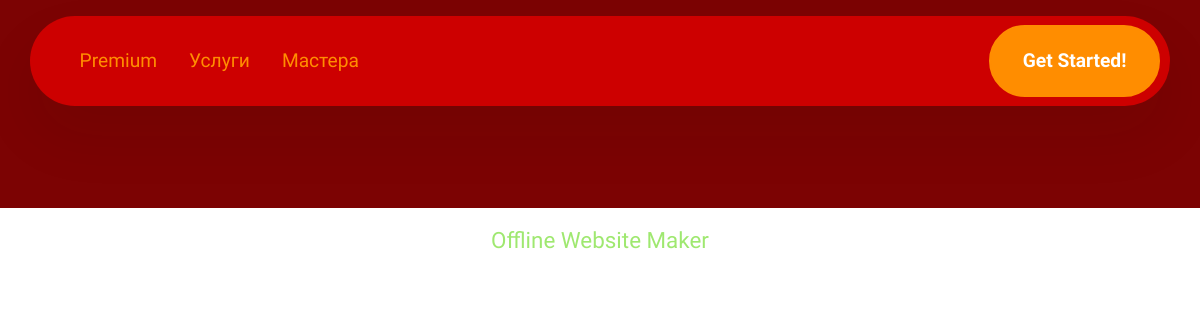
Before: / with the older database file.
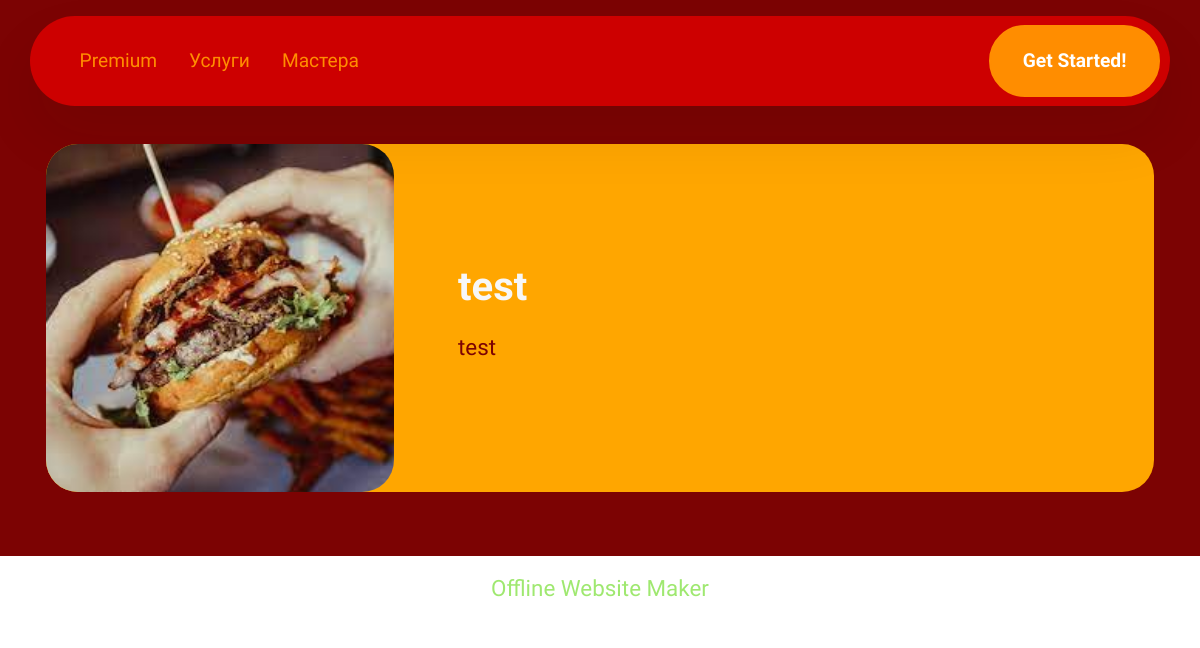
After: the same page with the newer database file.
### barberapp/models.py (models this page shows, shortened)
class Article(models.Model):
    title = models.CharField(max_length=100)
    content = models.TextField()
    images = models.ImageField(upload_to='articles/articles_images')
    created_at = models.DateTimeField(auto_now_add=True)
    updated_at = models.DateTimeField(auto_now=True)
    class Meta:
        ordering = ('-created_at',)  # Делаем сортировку по дате публикации
        indexes = (
            models.Index(fields=['-created_at']),  # Добавляем индексы для ускорения работы с базой данных
        )

### barberapp/views.py (the view)
# urls.py: path('', BarberappView.as_view(), name='index'),
class BarberappView(View):
    def get(self, request):
        articles = Article.objects.all().only('title', 'content', 'images')
        content = {
            'title': 'BarberShop',
            'articles': articles,
        }
        return render(request, 'barberapp/index.html', context=content)

### barberapp/templates/barberapp/index.html (shortened to what this page needs)
{% extends 'barberapp/base.html' %}
{% load static %}
{% block content %}
<section data-bs-version="5.1" class="team2 cid-tVTcT2jm4H" xmlns="http://www.w3.org/1999/html" id="team2-0">
    {% for article in articles %}
        <a href="{% url 'barberapp:post' article.id %}">
            <div class="container">
                <div class="item features-image">
                    <div class="item-wrapper">
                        <div class="row align-items-center">
                            <div class="col-12 col-md-4">
                                <div class="image-wrapper">
                                    <img src="{{ article.images.url }}" alt="Mobirise Website Builder">
                                </div>
                            </div>
                            <div class="col-12 col-md">
                                <div class="card-box">
                                    <h5 class="card-title mbr-fonts-style m-0 mb-3 display-5">
                                        <strong>{{ article.title }}</strong>
                                    </h5>
                                    <p class="mbr-text mbr-fonts-style display-7">
                                        {{ article.content }}
                                    </p>
                                    </div>
                                </div>
                            </div>
                        </div>
                    </div>
                </div>
        </a>
    {% endfor %}
</section><section class="display-7" style="padding: 0;align-items: center;justify-content: center;flex-wrap: wrap;    align-content: center;display: flex;position: relative;height: 4rem;"><a href="https://mobiri.se/771791" style="flex: 1 1;height: 4rem;position: absolute;width: 100%;z-index: 1;"><img alt="" style="height: 4rem;"></a><a style="z-index:1" href="https://mobirise.com/offline-website-builder.html">Offline Website Maker</a></section>
{% endblock %}

Changed rows visible on the page:
added Article: images (picture), title "test", content "test"
